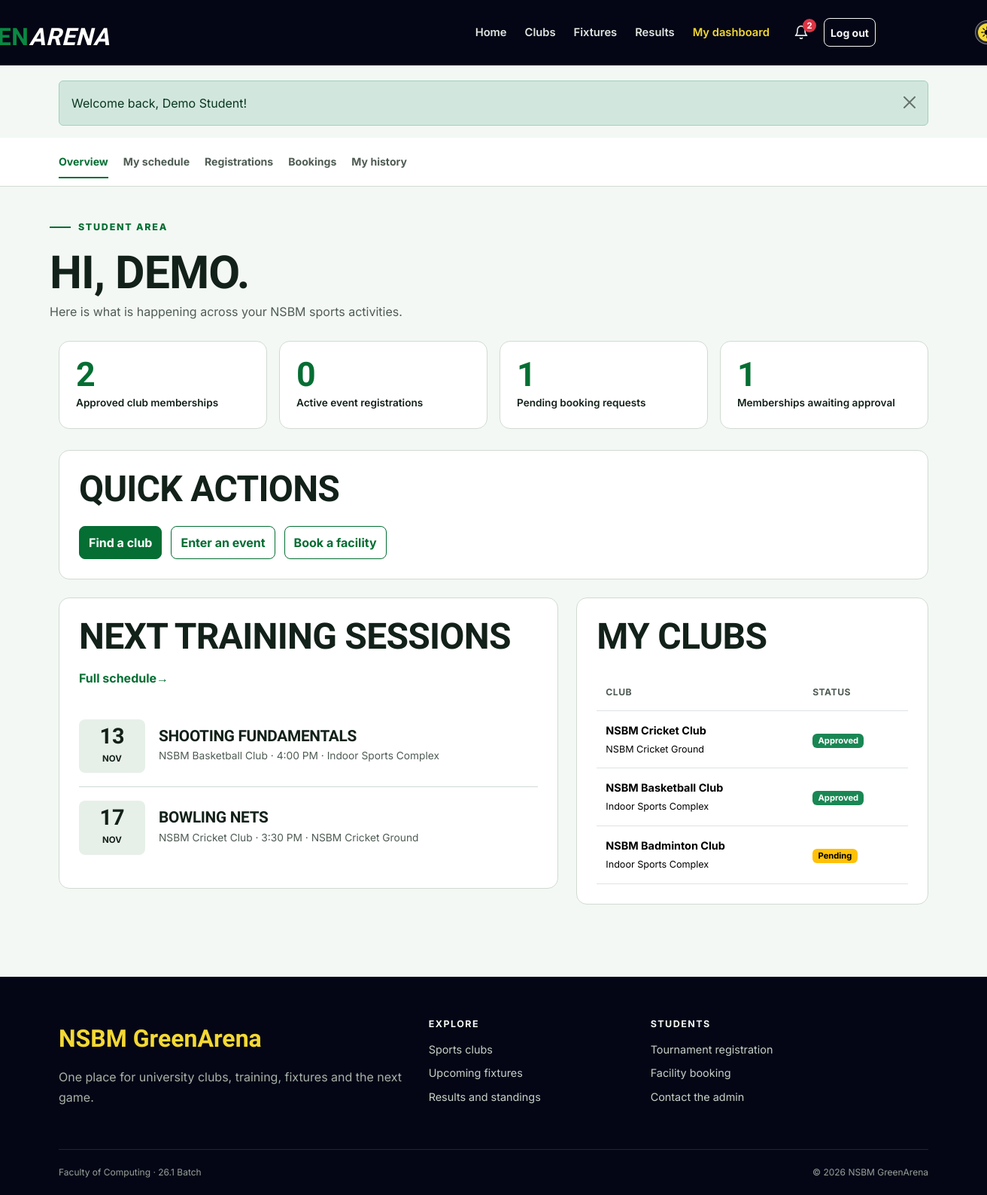
The page /student/dashboard.php (signed in) on the database its author committed.
### tables this page shows
CREATE TABLE users (
    id INT UNSIGNED AUTO_INCREMENT PRIMARY KEY,
    student_id VARCHAR(20) NOT NULL UNIQUE,
    full_name VARCHAR(100) NOT NULL,
    email VARCHAR(120) NOT NULL UNIQUE,
    password_hash VARCHAR(255) NOT NULL,
    role ENUM('student', 'admin') NOT NULL DEFAULT 'student',
    created_at TIMESTAMP DEFAULT CURRENT_TIMESTAMP
);

CREATE TABLE training_sessions (
    id INT UNSIGNED AUTO_INCREMENT PRIMARY KEY,
    club_id INT UNSIGNED NOT NULL,
    title VARCHAR(120) NOT NULL,
    session_date DATE NOT NULL,
    start_time TIME NOT NULL,
    end_time TIME NOT NULL,
    venue VARCHAR(120) NOT NULL,
    created_at TIMESTAMP DEFAULT CURRENT_TIMESTAMP,
    FOREIGN KEY (club_id) REFERENCES clubs(id) ON DELETE CASCADE
);

CREATE TABLE clubs (
    id INT UNSIGNED AUTO_INCREMENT PRIMARY KEY,
    name VARCHAR(100) NOT NULL UNIQUE,
    sport VARCHAR(80) NOT NULL,
    description TEXT NOT NULL,
    coach_name VARCHAR(100) NOT NULL,
    meeting_day VARCHAR(20) NOT NULL,
    location VARCHAR(120) NOT NULL,
    max_members SMALLINT UNSIGNED NOT NULL DEFAULT 30,
    status ENUM('active', 'inactive') NOT NULL DEFAULT 'active',
    created_at TIMESTAMP DEFAULT CURRENT_TIMESTAMP
);

CREATE TABLE memberships (
    id INT UNSIGNED AUTO_INCREMENT PRIMARY KEY,
    user_id INT UNSIGNED NOT NULL,
    club_id INT UNSIGNED NOT NULL,
    status ENUM('pending', 'approved', 'rejected') NOT NULL DEFAULT 'pending',
    joined_at TIMESTAMP DEFAULT CURRENT_TIMESTAMP,
    reviewed_at TIMESTAMP NULL,
    UNIQUE KEY unique_membership (user_id, club_id),
    FOREIGN KEY (user_id) REFERENCES users(id) ON DELETE CASCADE,
    FOREIGN KEY (club_id) REFERENCES clubs(id) ON DELETE CASCADE
);

### includes/auth.php (called while the page is built, shortened)
<?php
function current_user()
{
    $user = fetch_one('SELECT id, student_id, full_name, email, role FROM users WHERE id = ?', [$_SESSION['user_id']]);
    return $user;
}

### student/dashboard.php (the view, shortened to what this page needs)
<?php
$user = current_user();
$activePage = 'dashboard';
$clubCount = (int) fetch_one("SELECT COUNT(*) AS total FROM memberships WHERE user_id = ? AND status = 'approved'", [$user['id']])['total'];
$registrationCount = (int) fetch_one("SELECT (SELECT COUNT(*) FROM tournament_registrations WHERE user_id = ? AND status = 'registered') + (SELECT COUNT(*) FROM match_registrations WHERE user_id = ? AND status = 'registered') AS total", [$user['id'], $user['id']])['total'];
$pendingBookings = (int) fetch_one("SELECT COUNT(*) AS total FROM bookings WHERE user_id = ? AND status = 'pending'", [$user['id']])['total'];
$pendingMemberships = (int) fetch_one("SELECT COUNT(*) AS total FROM memberships WHERE user_id = ? AND status = 'pending'", [$user['id']])['total'];
$myClubs = fetch_all("SELECT c.name, c.sport, c.location, m.status
    FROM memberships m
    JOIN clubs c ON c.id = m.club_id
    WHERE m.user_id = ?
    ORDER BY m.joined_at DESC", [$user['id']]);
$upcoming = fetch_all("SELECT s.*, c.name AS club_name
    FROM training_sessions s
    JOIN clubs c ON c.id = s.club_id
    JOIN memberships m ON m.club_id = c.id
    WHERE m.user_id = ? AND m.status = 'approved' AND s.session_date >= CURDATE()
    ORDER BY s.session_date, s.start_time
    LIMIT 4", [$user['id']]);
include __DIR__ . '/../includes/header.php';
include __DIR__ . '/../includes/student_nav.php';
?>
<div class="container dashboard-head"><span class="section-kicker">Student area</span>
    <h1>Hi, <?= e(explode(' ', $user['full_name'])[0]) ?>.</h1>
    <p>Here is what is happening across your NSBM sports activities.</p>
</div>
<div class="container dashboard-content">
    <div class="metric-grid">
        <div class="metric-card"><strong><?= $clubCount ?></strong><span>Approved club memberships</span>
        </div>
        <div class="metric-card"><strong><?= $registrationCount ?></strong><span>Active event registrations</span>
        </div>
        <div class="metric-card"><strong><?= $pendingBookings ?></strong><span>Pending booking requests</span>
        </div>
        <div class="metric-card"><strong><?= $pendingMemberships ?></strong><span>Memberships awaiting approval</span>
        </div>
    </div>
    <div class="content-panel">
        <div class="page-title-row">
            <h2>Quick actions</h2>
        </div>
        <div class="quick-actions">
            <a class="btn btn-sport" href="<?= e(url('clubs.php')) ?>">Find a club</a>
            <a class="btn btn-outline-sport" href="<?= e(url('student/registrations.php')) ?>">Enter an event</a>
            <a class="btn btn-outline-sport" href="<?= e(url('student/bookings.php')) ?>">Book a facility</a>
        </div>
    </div>
    <div class="row g-4">
        <div class="col-lg-7">
            <section class="content-panel">
                <div class="page-title-row">
                    <h2>Next training sessions</h2><a class="link-arrow" href="<?= e(url('student/calendar.php')) ?>">Full schedule</a>
                </div><?php if ($upcoming): ?>
                    <ul class="schedule-list"><?php foreach ($upcoming as $session): ?>
                            <li class="schedule-item">
                                <div class="date-block"><strong><?= format_date($session['session_date'], 'd') ?></strong><span><?= format_date($session['session_date'], 'M') ?></span>
                                </div>
                                <div>
                                    <h3><?= e($session['title']) ?></h3>
                                    <p><?= e($session['club_name']) ?> · <?= format_time($session['start_time']) ?> · <?= e($session['venue']) ?></p>
                                </div>
                        </li><?php endforeach; ?>
                    </ul>
                <?php else: ?>
                    <p class="mb-0">No sessions yet. Join an approved club to see its training schedule.</p>
                <?php endif; ?>
            </section>
        </div>
        <div class="col-lg-5">
            <section class="content-panel">
                <h2 class="mb-4">My clubs</h2><?php if ($myClubs): ?>
                    <div class="table-responsive">
                        <table class="table">
                            <thead>
                                <tr>
                                    <th>Club</th>
                                    <th>Status</th>
                                </tr>
                            </thead>
                            <tbody>
                                <?php foreach ($myClubs as $club): ?>
                                    <tr>
                                        <td><strong><?= e($club['name']) ?></strong><br><small><?= e($club['location']) ?></small></td>
                                        <td><?= status_badge($club['status']) ?></td>
                                </tr><?php endforeach; ?>
                            </tbody>
                        </table>
                    </div>
                <?php else: ?>
                    <p>You have not requested a club membership yet.</p><a class="link-arrow" href="<?= e(url('clubs.php')) ?>">Browse clubs</a>
                <?php endif; ?>
            </section>
        </div>
    </div>
</div>
<?php include __DIR__ . '/../includes/footer.php'; ?>

### includes/header.php (shortened to what this page needs)
<?php
$activePage = $activePage ?? '';
$bodyClass = $bodyClass ?? '';
$user = current_user();
$flashes = get_flashes();
$unreadNotifications = $user ? unread_count($user['id']) : 0;
?>
<!doctype html>
<html lang="en">
    <head>
        <link href="https://cdn.jsdelivr.net/npm/bootstrap@5.3.3/dist/css/bootstrap.min.css" rel="stylesheet">
        <link href="<?= e(asset('css/style.css')) ?>" rel="stylesheet">
        <link href="<?= e(asset('css/theme.css')) ?>" rel="stylesheet">
    </head>
    <body class="<?= e($bodyClass) ?>">
        <header>
            <nav class="navbar navbar-expand-lg navbar-dark site-navbar" aria-label="Main navigation">
                <div class="container">
                    <a class="navbar-brand brand" href="<?= e(url('index.php')) ?>" aria-label="NSBM GreenArena home">
                        <span class="green-arena-title"><span class="t-nsbm">  NSBM</span><span class="t-green">GREEN</span><span class="t-arena">ARENA</span></span>
                    </a>
                    <div class="collapse navbar-collapse" id="mainNav">
                        <ul class="navbar-nav ms-auto align-items-lg-center">
                            <li class="nav-item"><a class="nav-link <?= active_class('home', $activePage) ?>" href="<?= e(url('index.php')) ?>">Home</a></li>
                            <li class="nav-item"><a class="nav-link <?= active_class('clubs', $activePage) ?>" href="<?= e(url('clubs.php')) ?>">Clubs</a></li>
                            <li class="nav-item"><a class="nav-link <?= active_class('fixtures', $activePage) ?>" href="<?= e(url('fixtures.php')) ?>">Fixtures</a></li>
                            <li class="nav-item"><a class="nav-link <?= active_class('results', $activePage) ?>" href="<?= e(url('results.php')) ?>">Results</a></li>
                            <?php if ($user): ?>
                                <li class="nav-item"><a class="nav-link <?= active_class('dashboard', $activePage) ?>" href="<?= e(url($user['role'] === 'admin' ? 'admin/index.php' : 'student/dashboard.php')) ?>"><?= $user['role'] === 'admin' ? 'Admin panel' : 'My dashboard' ?></a></li>
                                <li class="nav-item ms-lg-2">
                                    <a class="nav-link notification-bell <?= active_class('notifications', $activePage) ?>" href="<?= e(url('notifications.php')) ?>" aria-label="Notifications">
                                        <svg width="20" height="20" viewBox="0 0 24 24" fill="none" stroke="currentColor" stroke-width="2" stroke-linecap="round" stroke-linejoin="round" aria-hidden="true"><path d="M18 8a6 6 0 0 0-12 0c0 7-3 9-3 9h18s-3-2-3-9"/><path d="M13.7 21a2 2 0 0 1-3.4 0"/></svg>
                                        <span class="notification-badge" id="notification-count" <?= $unreadNotifications > 0 ? '' : 'hidden' ?>><?= $unreadNotifications ?></span>
                                    </a>
                                </li>
                                <li class="nav-item ms-lg-2">
                                    <form action="<?= e(url('logout.php')) ?>" method="post" class="m-0">
                                        <button class="btn btn-sm btn-outline-light w-100" type="submit">Log out</button>
                                    </form>
                                </li>
                            <?php else: ?>
                                <li class="nav-item"><a class="nav-link <?= active_class('login', $activePage) ?>" href="<?= e(url('login.php')) ?>">Log in</a></li>
                                <li class="nav-item ms-lg-2 mt-2 mt-lg-0"><a class="btn btn-sm btn-sport" href="<?= e(url('register.php')) ?>">Join GreenArena</a></li>
                            <?php endif; ?>
                            <li class="nav-item ms-lg-2 mt-2 mt-lg-0">
                                <button class="theme-switch" id="theme-toggle" type="button" role="switch" aria-checked="false" aria-label="Dark mode">
                                    <img class="switch-icon icon-sun" src="<?= e(asset('img/sun.png')) ?>" alt="">
                                </button>
                            </li>
                        </ul>
                    </div>
                </div>
            </nav>
        </header>
        <main id="main-content">
            <?php if ($flashes): ?>
                <div class="container flash-container" aria-live="polite">
                    <?php foreach ($flashes as $message): ?>
                        <div class="alert alert-<?= e($message['type']) ?> alert-dismissible fade show" role="alert">
                            <?= e($message['message']) ?>
                            <button type="button" class="btn-close" data-bs-dismiss="alert" aria-label="Close"></button>
                        </div>
                    <?php endforeach; ?>
                </div>
            <?php endif; ?>

### includes/functions.php (shortened to what this page needs)
<?php
function e($value)
{
    return htmlspecialchars($value ?? '', ENT_QUOTES);
}
function url($path = '')
{
    return BASE_PATH . '/' . ltrim($path, '/');
}
function asset($path)
{
    return url('assets/' . ltrim($path, '/'));
}
function run_query($sql, $params = [])
{
    global $connection;
    $statement = mysqli_prepare($connection, $sql);
    if (count($params) > 0) {
        $types = str_repeat('s', count($params));
        mysqli_stmt_bind_param($statement, $types, ...$params);
    }
    if (!mysqli_stmt_execute($statement)) {
        die('SQL error: ' . mysqli_stmt_error($statement));
    }
    return $statement;
}
function fetch_all($sql, $params = [])
{
    $statement = run_query($sql, $params);
    $result = mysqli_stmt_get_result($statement);
    return mysqli_fetch_all($result, MYSQLI_ASSOC);
}
function fetch_one($sql, $params = [])
{
    $rows = fetch_all($sql, $params);
    if (count($rows) > 0) {
        return $rows[0];
    }
    return false;
}
function get_flashes()
{
    $messages = $_SESSION['flash'] ?? [];
    return $messages;
}
function format_date($date, $format = 'd M Y')
{
    if ($date) {
        return date($format, strtotime($date));
    }
    return 'Not set';
}
function format_time($time)
{
    if ($time) {
        return date('g:i A', strtotime($time));
    }
    return 'Not set';
}
function status_badge($status)
{
    $classes = [
        'approved' => 'success',
        'active' => 'success',
        'completed' => 'success',
        'registered' => 'success',
        'ongoing' => 'info',
        'scheduled' => 'info',
        'pending' => 'warning',
        'upcoming' => 'warning',
        'rejected' => 'danger',
        'cancelled' => 'danger',
        'maintenance' => 'danger',
        'inactive' => 'secondary',
        'withdrawn' => 'secondary',
    ];
    $class = $classes[$status] ?? 'secondary';
    return '<span class="badge text-bg-' . $class . '">' . e(ucfirst($status)) . '</span>';
}
function active_class($page, $activePage)
{
    if ($page === $activePage) {
        return 'active';
    }
    return '';
}
function notifications_ready()
{
    global $connection;
    static $ready = null;
    if ($ready === null) {
        $result = mysqli_query($connection, "SHOW TABLES LIKE 'notifications'");
        $ready = $result && mysqli_num_rows($result) > 0;
    }
    return $ready;
}
function unread_count($userId)
{
    if (!notifications_ready()) {
        return 0;
    }
    return (int) fetch_one('SELECT COUNT(*) AS total FROM notifications WHERE user_id = ? AND is_read = 0', [$userId])['total'];
}

### assets/css/theme.css (style rules this page uses)
.theme-switch { position: relative; display: inline-flex; align-items: center; justify-content: space-between; width: 62px; height: 32px; padding: 0 7px; border: 1px solid rgba(255, 255, 255, 0.45); border-radius: 16px; background: rgba(255, 255, 255, 0.12); cursor: pointer; }
.switch-icon { position: relative; z-index: 1; width: 16px; height: 16px; }
@media (min-width: 1200px) { .theme-switch { transform: translateX(200%); } }
@media (min-width: 1200px) { .green-arena-title { transform: translateX(-100%); } }

### rows shown on the page
users: id "2", full_name "DEMO"
training_sessions: session_date "13", session_date "NOV", title "SHOOTING FUNDAMENTALS", club.name "NSBM Basketball Club", start_time "4:00 PM", venue "Indoor Sports Complex"
training_sessions: session_date "17", session_date "NOV", title "BOWLING NETS", club.name "NSBM Cricket Club", start_time "3:30 PM", venue "NSBM Cricket Ground"
memberships: club.name "NSBM Cricket Club", club.location "NSBM Cricket Ground", status "Approved"
memberships: club.name "NSBM Basketball Club", club.location "Indoor Sports Complex", status "Approved"
memberships: club.name "NSBM Badminton Club", club.location "Indoor Sports Complex", status "Pending"

### other values the page prints
$message['message'] "Welcome back, Demo Student!"
$registrationCount "0"
$pendingBookings "1"
$pendingMemberships "1"
